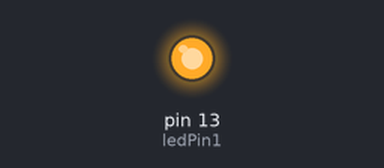
Recording of a sketch running on a simulated Arduino Uno, built with avr-gcc and run on an emulated ATmega328P. Shown: output pins drawn as LEDs (lit = HIGH).

Above: at 0.1 s.
Timing chart, 0 to 1.6 s (numbered marks = the images above):
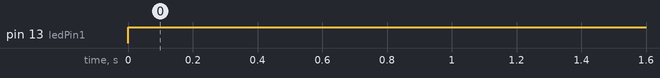

Measured:
- by itself, pin 13 (ledPin1): LOW → HIGH at 0.00 s

The sketch:

overdue.ino
```cpp
int ledPin1 = 13;

void setup() {

  pinMode(ledPin1, OUTPUT);

}
void loop() {

  digitalWrite(LED_BUILTIN, HIGH);
}
```
